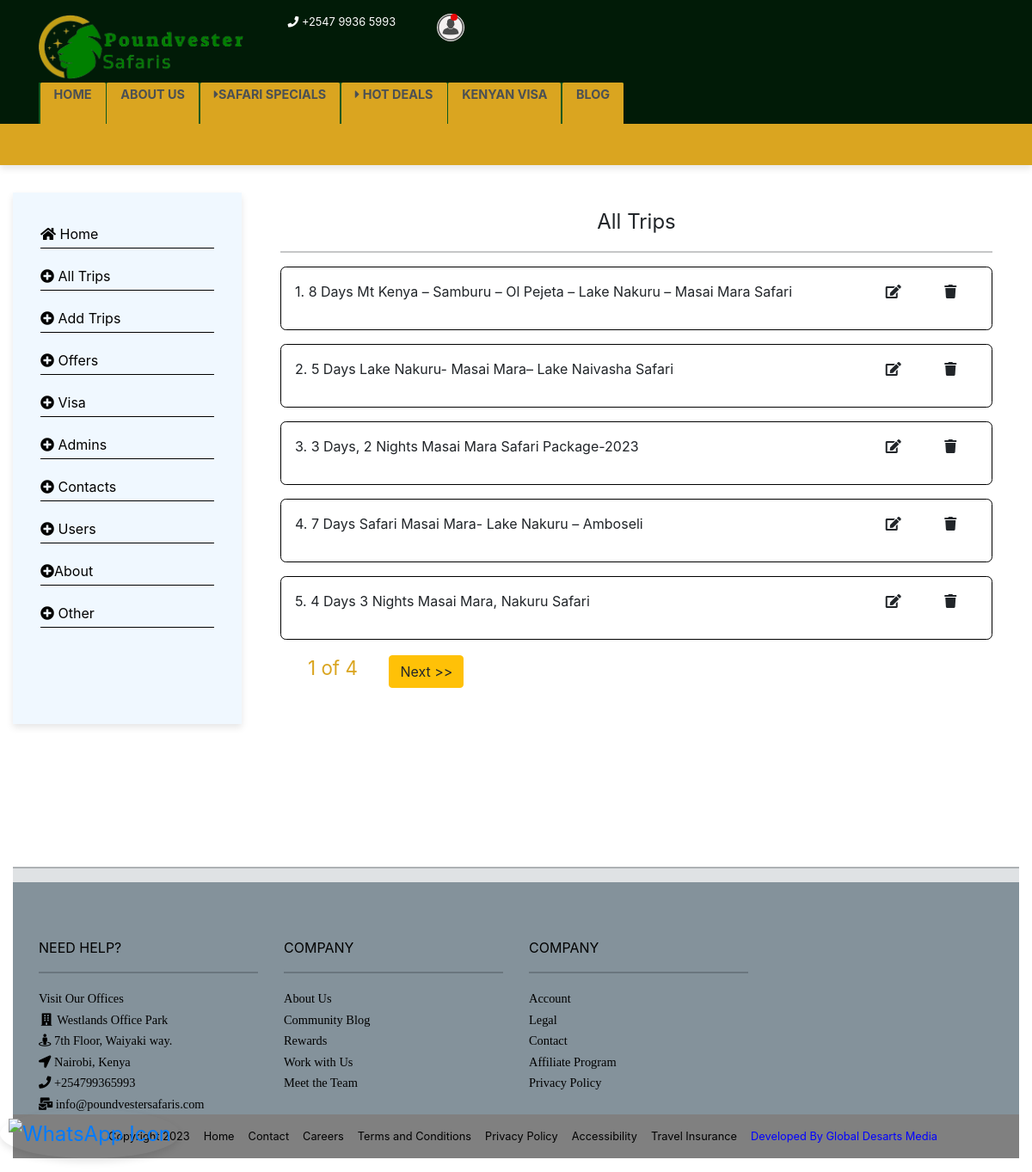
/dashboard_trips, run on the app's committed database.
### base/models.py (models this page shows, shortened)
class TourCategory(models.Model):
    name=models.CharField(max_length=100)
    duration=models.CharField(max_length=100)
    cost=models.CharField(max_length=100)
    description=models.TextField()
    inclusives=models.TextField(blank=True,null=True)
    exclusives=models.TextField(blank=True,null=True)
    tour_location=models.CharField(max_length=100,null=True,blank=True)
    destination=models.CharField(max_length=100,null=True,blank=True)
    country=models.ForeignKey(CountrySafari,on_delete=models.DO_NOTHING,blank=True,null=True)
    image=models.ImageField(upload_to="tour_images",blank=True,null=True)
    highlights=models.TextField(blank=True,null=True)
    groupSize=models.CharField(max_length=100,blank=True,null=True)
    languages=models.CharField(max_length=50,default="English")

### base/views.py (the view)
# urls.py: path("dashboard_trips",views.dashboardTrips,name="dashboard_trips"),
def dashboardTrips(request):
    trips = models.TourCategory.objects.all()
    paginator = Paginator(trips, 5)
    number_of_pages = math.ceil(trips.count()/5)
    page_number = request.GET.get('page')
    page_obj = paginator.get_page(page_number)
    context = {
        'page_obj': page_obj,
        "page_count": number_of_pages
    }
    return render(request, "base/admin/all_trips.html", context)

### base/templates/base/admin/all_trips.html (shortened to what this page needs)
{% extends  'base/dashboard.html' %}
{% load static %}
{% block dashboard %}
<div  class="container">
    <p class="alltrips-title">All Trips</p>
    <hr>
{% for trip in page_obj.object_list %}
<div class="trip-item-wrapper">
    <div class="row">
        <div class="col-10">
            <p><span>{{trip.id}}. </span>{{trip.name}}</p>
        </div>
        <div class="col-2">
           <div class="row">
            <div class="col">
                <i class="fas fa-edit fa-1x  "></i>
            </div>
            <div class="col">
                <i class="fa fa-trash" aria-hidden="true"></i>
            </div>
           </div>
        </div>
    </div>
</div>
{% endfor %}
<span class="current-page">{{ page_obj.number }} of {{page_count}}</span>
{% if page_obj.has_next %}
    <a class="btn btn-warning" href="?page={{ page_obj.next_page_number }}">Next >></a>
{% endif %}
</div>
{% endblock %}

### base/static/styles/index.css (style rules this page uses)
:root { --main-color: rgb(11, 88, 30); --text-header: goldenrod; --accent-color: #d1d7db; }
body { width: 100vw; }
body { transition: 1s ease-in; }
a { text-decoration: none !important; color: inherit; }

### base/static/styles/media.css (style rules this page uses)
:root { --main-color: rgb(11, 88, 30); --text-header: goldenrod; --accent-color: #d1d7db; }

### base/static/styles/dashboard.css (style rules this page uses)
.alltrips-title { text-align: center; font-size: 1.5rem; }
.trip-item-wrapper { margin-bottom: 1rem; background-color: white; border: 1px solid black; border-radius: 0.4rem; padding: 1rem; }
.current-page { font-size: 1.4rem; margin-left: 2rem; margin-right: 2rem; color: goldenrod; }

### data on the page
TourCategory: id "1", name "8 Days Mt Kenya – Samburu – Ol Pejeta – Lake Nakuru – Masai Mara Safari"
TourCategory: id "2", name "5 Days Lake Nakuru- Masai Mara– Lake Naivasha Safari"
TourCategory: id "3", name "3 Days, 2 Nights Masai Mara Safari Package-2023"
TourCategory: id "4", name "7 Days Safari Masai Mara- Lake Nakuru – Amboseli"
TourCategory: id "5", name "4 Days 3 Nights Masai Mara, Nakuru Safari"

### other printed values
{{ page_obj.number }} "1"
{{ page_count }} "4"
